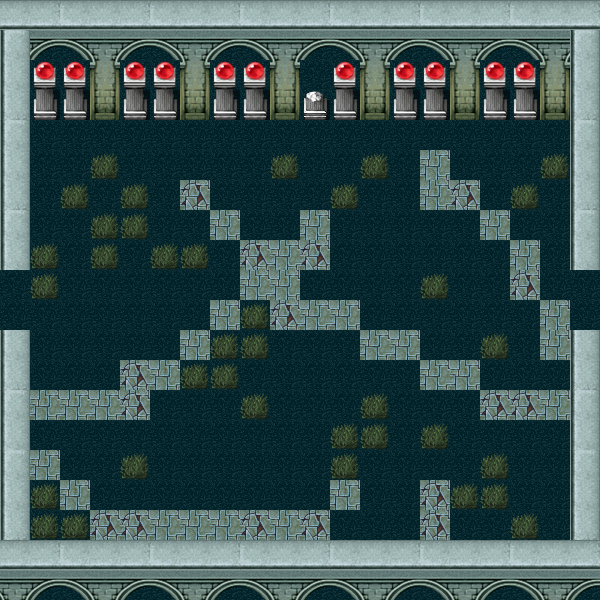

This is a level from a 2D game, rendered from its Tiled map with the project's own tilesets. A one-line summary and the complete map file follow:
An orthogonal 20x20 tile map with 30x30 px tiles, 3 tile layers (grass, grass2, wall), 8 tilesets.

<map version="1.0" orientation="orthogonal" renderorder="right-down" width="20" height="20" tilewidth="30" tileheight="30" nextobjectid="1">
 <tileset firstgid="1" name="edge05" tilewidth="30" tileheight="30" tilecount="12" columns="3">
  <image source="../sprite/Map/edge05.png" width="90" height="120" />
 </tileset>
 <tileset firstgid="13" name="statug07" tilewidth="30" tileheight="30" tilecount="2" columns="1">
  <image source="../sprite/Map/statug07.png" width="30" height="60" />
 </tileset>
 <tileset firstgid="15" name="soldier" tilewidth="30" tileheight="30" tilecount="1" columns="1">
  <image source="../sprite/Map/soldier.png" width="30" height="50" />
 </tileset>
 <tileset firstgid="16" name="statue06" tilewidth="30" tileheight="30" tilecount="1" columns="1">
  <image source="../sprite/Map/statue06.png" width="30" height="30" />
 </tileset>
 <tileset firstgid="17" name="grass04" tilewidth="30" tileheight="30" tilecount="1" columns="1">
  <image source="../sprite/Map/grass04.png" width="34" height="31" />
 </tileset>
 <tileset firstgid="18" name="ground04" tilewidth="30" tileheight="30" tilecount="1" columns="1">
  <image source="../sprite/Map/ground04.png" width="30" height="30" />
 </tileset>
 <tileset firstgid="19" name="ground05" tilewidth="30" tileheight="30" tilecount="1" columns="1">
  <image source="../sprite/Map/ground05.png" width="30" height="30" />
 </tileset>
 <tileset firstgid="20" name="grass06" tilewidth="30" tileheight="30" tilecount="1" columns="1">
  <image source="../sprite/Map/grass06.png" width="30" height="32" />
 </tileset>
 <layer name="grass" width="20" height="20">
  <data encoding="csv">
17,17,17,17,17,17,17,17,17,17,17,17,17,17,17,17,17,17,17,17,
17,17,17,17,17,17,17,17,17,17,17,17,17,17,17,17,17,17,17,17,
17,17,17,17,17,17,17,17,17,17,17,17,17,17,17,17,17,17,17,17,
17,17,17,17,17,17,17,17,17,17,17,17,17,17,17,17,17,17,17,17,
17,17,17,17,17,17,17,17,17,17,17,17,17,17,17,17,17,17,17,17,
17,17,17,17,17,17,17,17,17,17,17,17,17,17,18,17,17,17,17,17,
17,17,17,17,17,17,19,17,17,17,17,17,17,17,18,19,17,17,17,17,
17,17,17,17,17,17,17,18,17,17,18,17,17,17,17,17,18,17,17,17,
17,17,17,17,17,17,17,17,19,18,19,17,17,17,17,17,17,18,17,17,
17,17,17,17,17,17,17,17,18,18,17,17,17,17,17,17,17,19,17,17,
17,17,17,17,17,17,17,18,17,19,18,18,17,17,17,17,17,17,18,17,
17,17,17,17,17,17,18,17,17,17,17,17,18,18,17,17,17,17,18,17,
17,17,17,17,19,18,17,17,17,17,17,17,17,17,18,18,17,17,17,18,
17,18,18,18,19,17,17,17,17,17,17,17,17,17,17,17,19,19,18,17,
18,17,17,17,17,17,17,17,17,17,17,17,17,17,17,17,17,17,17,18,
18,18,17,17,17,17,17,17,17,17,17,17,17,17,17,17,17,17,17,17,
17,17,18,17,17,17,17,17,17,17,17,18,17,17,19,17,17,17,17,17,
17,17,17,19,19,18,18,18,19,18,19,17,17,17,19,17,17,17,17,17,
17,17,17,17,17,17,17,17,17,17,17,17,17,17,17,17,17,17,17,17,
17,17,17,17,17,17,17,17,17,17,17,17,17,17,17,17,17,17,17,17
</data>
 </layer>
 <layer name="grass2" width="20" height="20">
  <data encoding="csv">
0,0,0,0,0,0,0,0,0,0,0,0,0,0,0,0,0,0,0,0,
0,0,0,0,0,0,0,0,0,0,0,0,0,0,0,0,0,0,0,0,
0,0,0,0,0,0,0,0,0,0,0,0,0,0,0,0,0,0,0,0,
0,0,0,0,0,0,0,0,0,0,0,0,0,0,0,0,0,0,0,0,
0,0,0,0,0,0,0,0,0,0,0,0,0,0,0,0,0,0,0,0,
0,0,0,20,0,0,0,0,0,20,0,0,20,0,0,0,0,0,20,0,
0,0,20,0,20,0,0,0,0,0,0,20,0,0,0,0,0,20,0,0,
0,0,0,20,20,0,0,0,0,0,0,0,0,0,0,0,0,0,0,0,
0,20,0,20,0,20,20,0,0,0,0,0,0,0,0,0,0,0,0,0,
0,20,0,0,0,0,0,0,0,0,0,0,0,0,20,0,0,0,0,0,
0,0,0,0,0,0,0,0,20,0,0,0,0,0,0,0,0,0,0,0,
0,0,0,0,0,0,0,20,20,0,0,0,0,0,0,0,20,0,0,0,
0,0,0,0,0,0,20,20,0,0,0,0,0,0,0,0,0,0,0,0,
0,0,0,0,0,0,0,0,20,0,0,0,20,0,0,0,0,0,0,0,
0,0,0,0,0,0,0,0,0,0,0,20,20,0,20,0,0,0,0,0,
0,0,0,0,20,0,0,0,0,0,0,20,0,0,0,0,20,0,0,0,
0,20,0,0,0,0,0,0,0,0,0,0,0,0,0,20,20,0,0,0,
0,20,20,0,0,0,0,0,0,0,0,0,0,0,0,0,0,20,0,0,
0,0,0,0,0,0,0,0,0,0,0,0,0,0,0,0,0,0,0,0,
0,0,0,0,0,0,0,0,0,0,0,0,0,0,0,0,0,0,0,0
</data>
 </layer>
 <layer name="wall" width="20" height="20">
  <data encoding="csv">
2,3,1,2,3,1,2,3,1,2,3,1,2,3,1,2,3,1,2,3,
2684354561,6,4,5,6,4,5,6,4,5,6,4,5,6,4,5,6,4,5,2684354561,
2684354562,13,13,8,13,13,8,13,13,8,0,13,8,13,13,8,13,13,8,2684354562,
2684354563,14,14,11,14,14,11,14,14,11,16,14,11,14,14,11,14,14,11,2684354563,
2684354561,0,0,0,0,0,0,0,0,0,0,0,0,0,0,0,0,0,0,2684354561,
2684354562,0,0,0,0,0,0,0,0,0,0,0,0,0,0,0,0,0,0,2684354562,
2684354563,0,0,0,0,0,0,0,0,0,0,0,0,0,0,0,0,0,0,2684354563,
2684354561,0,0,0,0,0,0,0,0,0,0,0,0,0,0,0,0,0,0,2684354561,
2684354562,0,0,0,0,0,0,0,0,0,0,0,0,0,0,0,0,0,0,2684354562,
0,0,0,0,0,0,0,0,0,0,0,0,0,0,0,0,0,0,0,0,
0,0,0,0,0,0,0,0,0,0,0,0,0,0,0,0,0,0,0,0,
2684354562,0,0,0,0,0,0,0,0,0,0,0,0,0,0,0,0,0,0,2684354562,
2684354563,0,0,0,0,0,0,0,0,0,0,0,0,0,0,0,0,0,0,2684354563,
2684354561,0,0,0,0,0,0,0,0,0,0,0,0,0,0,0,0,0,0,2684354561,
2684354562,0,0,0,0,0,0,0,0,0,0,0,0,0,0,0,0,0,0,2684354562,
2684354561,0,0,0,0,0,0,0,0,0,0,0,0,0,0,0,0,0,0,2684354561,
2684354562,0,0,0,0,0,0,0,0,0,0,0,0,0,0,0,0,0,0,2684354562,
2684354563,0,0,0,0,0,0,0,0,0,0,0,0,0,0,0,0,0,0,2684354563,
2,3,1,2,3,1,2,3,1,2,3,1,2,3,1,2,3,1,2,3,
5,6,4,5,6,4,5,6,4,5,6,4,5,6,4,5,6,4,5,6
</data>
 </layer>
</map>
